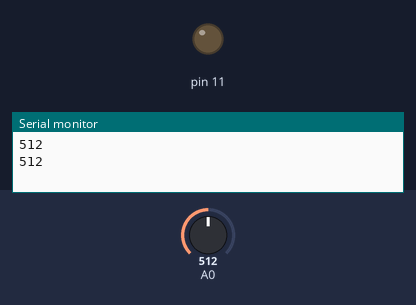
A sketch run on a simulated Arduino Uno, built with avr-gcc and run on an emulated ATmega328P. Shown: output pins drawn as LEDs (lit = HIGH), the last lines printed to the serial monitor. Inputs (shaded band) come from the test bench; at power-on: A0 = 512.

Above: at 1.8 s.
1.9 s: A0 set to 899
3.4 s: A0 set to 924
At 4.8 s:
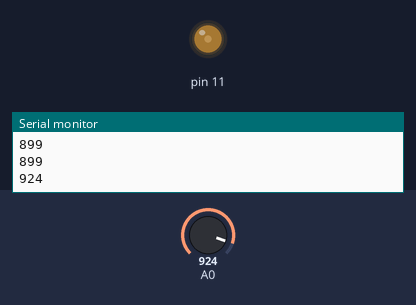
5.5 s: A0 set to 940
At 6.4 s:
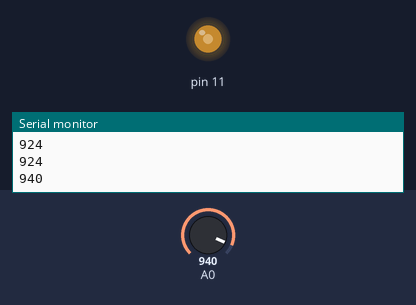
7.5 s: A0 set to 946
At 9.1 s:
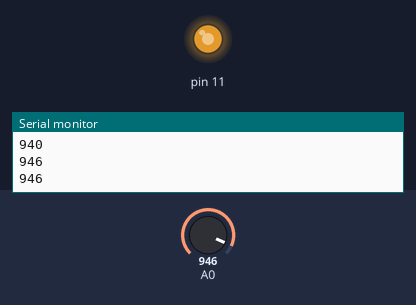
9.5 s: A0 set to 1023
At 10.6 s:
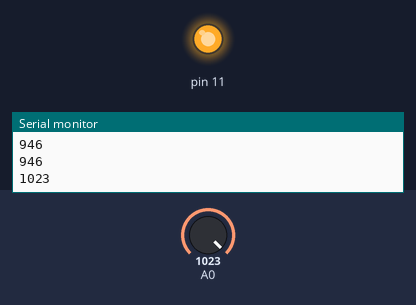
11.5 s: A0 set to 935
At 13.4 s:
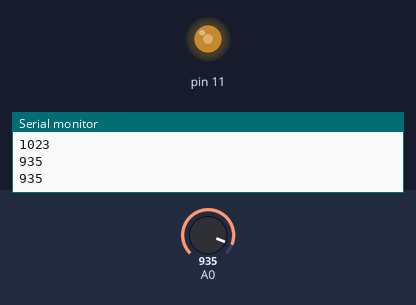
Timing chart, 0 to 14.5 s (numbered marks = the images above; inputs shaded):
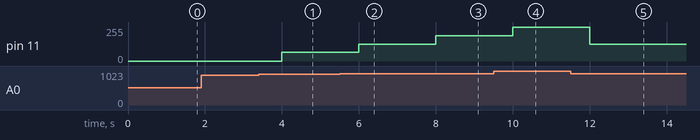

Measured:
- the behaviour switches between 910 and 911 on A0 (found by bisection; images 0 and 1)
- the behaviour switches between 945 and 946 on A0 (found by bisection; images 2 and 3)
- after the input at 3.4 s, pin 11: 0/255 → 64/255 after 0.60 s
- after the input at 5.5 s, pin 11: 64/255 → 127/255 after 0.50 s
- after the input at 7.5 s, pin 11: 127/255 → 191/255 after 0.50 s
- after the input at 9.5 s, pin 11: 191/255 → 255/255 after 0.50 s
- after the input at 11.5 s, pin 11: 255/255 → 127/255 after 0.50 s

The sketch:

LDR.ino
```cpp
int data;
void setup() {
  // put your setup code here, to run once:
Serial.begin(9600);
pinMode(11,OUTPUT);
}

void loop() {
  // put your main code here, to run repeatedly:
data=analogRead(A0);
Serial.println(data);
if(data>950){
  analogWrite(11,255);
}
else if(data>945&&data<=950){
    analogWrite(11,191);
  }
else if(data>930&&data<=945)
{
  analogWrite(11,127);
}
else if(data>910&&data<=930)
{
  analogWrite(11,64);
}
else if(data<=910)
{
  analogWrite(11,0);
}
delay(1000);
}
```
